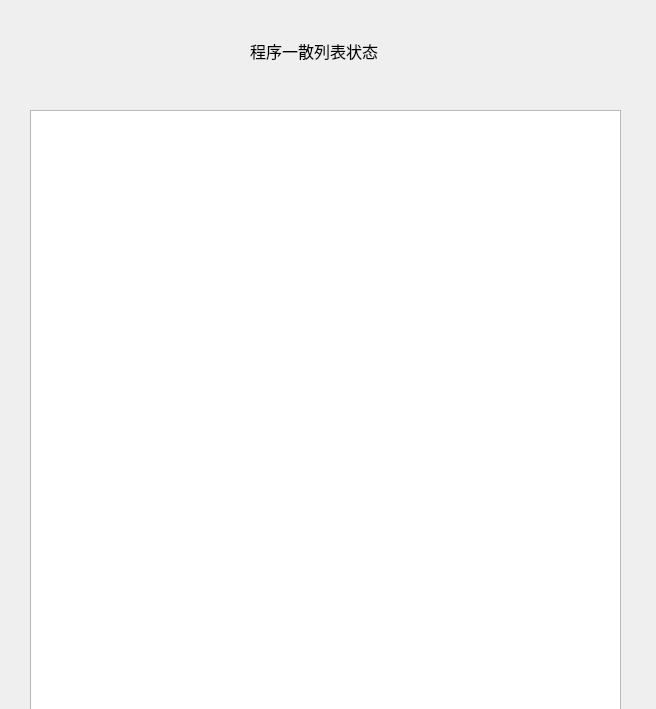
<?xml version="1.0" encoding="UTF-8"?>
<ui version="4.0">
 <class>Pro1</class>
 <widget class="QDialog" name="Pro1">
  <property name="geometry">
   <rect>
    <x>0</x>
    <y>0</y>
    <width>656</width>
    <height>709</height>
   </rect>
  </property>
  <property name="windowTitle">
   <string>Dialog</string>
  </property>
  <widget class="QLabel" name="label">
   <property name="geometry">
    <rect>
     <x>250</x>
     <y>30</y>
     <width>171</width>
     <height>41</height>
    </rect>
   </property>
   <property name="font">
    <font>
     <family>楷体</family>
     <pointsize>12</pointsize>
    </font>
   </property>
   <property name="text">
    <string>程序一散列表状态</string>
   </property>
  </widget>
  <widget class="QTextEdit" name="textEdit">
   <property name="geometry">
    <rect>
     <x>30</x>
     <y>110</y>
     <width>591</width>
     <height>611</height>
    </rect>
   </property>
  </widget>
 </widget>
 <resources/>
 <connections/>
</ui>
